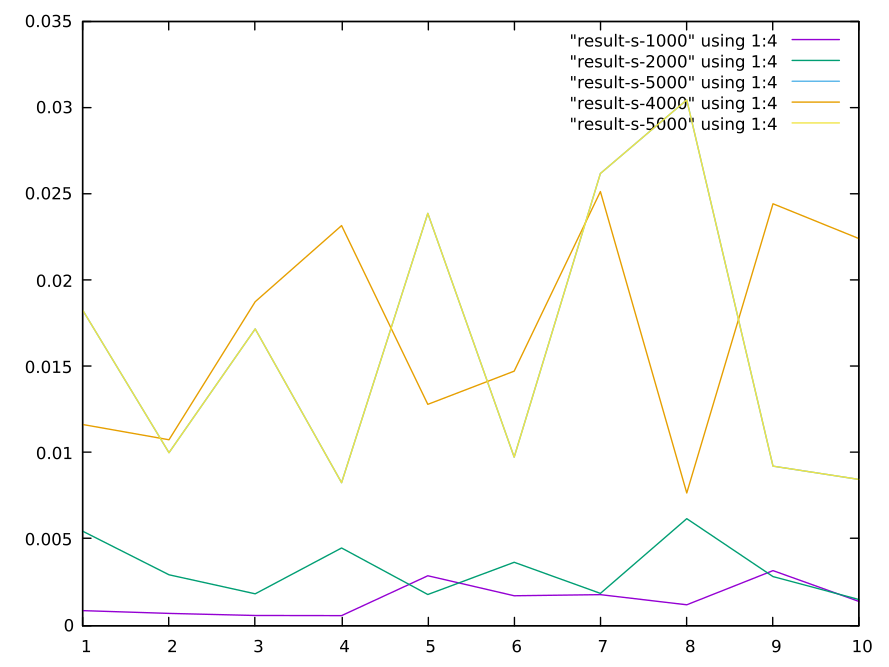

This chart was generated by the following gnuplot code:
#!/usr/bin/gnuplot -persist
#
#    
#    	G N U P L O T
#    	Version 5.2 patchlevel 2    last modified 2017-11-15 
#    
#    	Copyright (C) 1986-1993, 1998, 2004, 2007-2017
#    	Thomas Williams, Colin Kelley and many others
#    
#    	gnuplot home:     http://www.gnuplot.info
#    	faq, bugs, etc:   type "help FAQ"
#    	immediate help:   type "help"  (plot window: hit 'h')
# set terminal qt 0 font "Sans,9"
# set output
unset clip points
set clip one
unset clip two
set errorbars front 1.000000 
set border 31 front lt black linewidth 1.000 dashtype solid
set zdata 
set ydata 
set xdata 
set y2data 
set x2data 
set boxwidth
set style fill  empty border
set style rectangle back fc  bgnd fillstyle   solid 1.00 border lt -1
set style circle radius graph 0.02 
set style ellipse size graph 0.05, 0.03 angle 0 units xy
set dummy x, y
set format x "% h" 
set format y "% h" 
set format x2 "% h" 
set format y2 "% h" 
set format z "% h" 
set format cb "% h" 
set format r "% h" 
set ttics format "% h"
set timefmt "%d/%m/%y,%H:%M"
set angles radians
set tics back
unset grid
unset raxis
set theta counterclockwise right
set style parallel front  lt black linewidth 2.000 dashtype solid
set key title "" center
set key fixed right top vertical Right noreverse enhanced autotitle nobox
set key noinvert samplen 4 spacing 1 width 0 height 0 
set key maxcolumns 0 maxrows 0
set key noopaque
unset label
unset arrow
set style increment default
unset style line
unset style arrow
set style histogram clustered gap 2 title textcolor lt -1
unset object
set style textbox transparent margins  1.0,  1.0 border  lt -1 linewidth  1.0
set offsets 0, 0, 0, 0
set pointsize 1
set pointintervalbox 1
set encoding default
unset polar
unset parametric
unset decimalsign
unset micro
unset minussign
set view 60, 30, 1, 1
set view azimuth 0
set rgbmax 255
set samples 100, 100
set isosamples 10, 10
set surface 
unset contour
set cntrlabel  format '%8.3g' font '' start 5 interval 20
set mapping cartesian
set datafile separator whitespace
unset hidden3d
set cntrparam order 4
set cntrparam linear
set cntrparam levels auto 5
set cntrparam points 5
set size ratio 0 1,1
set origin 0,0
set style data points
set style function lines
unset xzeroaxis
unset yzeroaxis
unset zzeroaxis
unset x2zeroaxis
unset y2zeroaxis
set xyplane relative 0.5
set tics scale  1, 0.5, 1, 1, 1
set mxtics default
set mytics default
set mztics default
set mx2tics default
set my2tics default
set mcbtics default
set mrtics default
set nomttics
set xtics border in scale 1,0.5 mirror norotate  autojustify
set xtics  norangelimit autofreq 
set ytics border in scale 1,0.5 mirror norotate  autojustify
set ytics  norangelimit autofreq 
set ztics border in scale 1,0.5 nomirror norotate  autojustify
set ztics  norangelimit autofreq 
unset x2tics
unset y2tics
set cbtics border in scale 1,0.5 mirror norotate  autojustify
set cbtics  norangelimit autofreq 
set rtics axis in scale 1,0.5 nomirror norotate  autojustify
set rtics  norangelimit autofreq 
unset ttics
set title "" 
set title  font "" norotate
set timestamp bottom 
set timestamp "" 
set timestamp  font "" norotate
set trange [ * : * ] noreverse nowriteback
set urange [ * : * ] noreverse nowriteback
set vrange [ * : * ] noreverse nowriteback
set xlabel "" 
set xlabel  font "" textcolor lt -1 norotate
set x2label "" 
set x2label  font "" textcolor lt -1 norotate
set xrange [ * : * ] noreverse nowriteback
set x2range [ * : * ] noreverse nowriteback
set ylabel "" 
set ylabel  font "" textcolor lt -1 rotate
set y2label "" 
set y2label  font "" textcolor lt -1 rotate
set yrange [ * : * ] noreverse nowriteback
set y2range [ * : * ] noreverse nowriteback
set zlabel "" 
set zlabel  font "" textcolor lt -1 norotate
set zrange [ * : * ] noreverse nowriteback
set cblabel "" 
set cblabel  font "" textcolor lt -1 rotate
set cbrange [ * : * ] noreverse nowriteback
set rlabel "" 
set rlabel  font "" textcolor lt -1 norotate
set rrange [ * : * ] noreverse nowriteback
unset logscale
unset jitter
set zero 1e-08
set lmargin  -1
set bmargin  -1
set rmargin  -1
set tmargin  -1
set locale "sv_SE.UTF-8"
set pm3d explicit at s
set pm3d scansautomatic
set pm3d interpolate 1,1 flush begin noftriangles noborder corners2color mean
set pm3d nolighting
set palette positive nops_allcF maxcolors 0 gamma 1.5 color model RGB 
set palette rgbformulae 7, 5, 15
set colorbox default
set colorbox vertical origin screen 0.9, 0.2 size screen 0.05, 0.6 front  noinvert bdefault
set style boxplot candles range  1.50 outliers pt 7 separation 1 labels auto unsorted
set loadpath 
set fontpath 
set psdir
set fit brief errorvariables nocovariancevariables errorscaling prescale nowrap v5
GNUTERM = "qt"
## Last datafile plotted: "result-s-5000"
plot "result-s-1000" using 1:4 w lines,"result-s-2000" using 1:4 w lines,"result-s-5000" using 1:4 w lines, "result-s-4000" using 1:4 w lines, "result-s-5000" using 1:4 w lines
#    EOF
